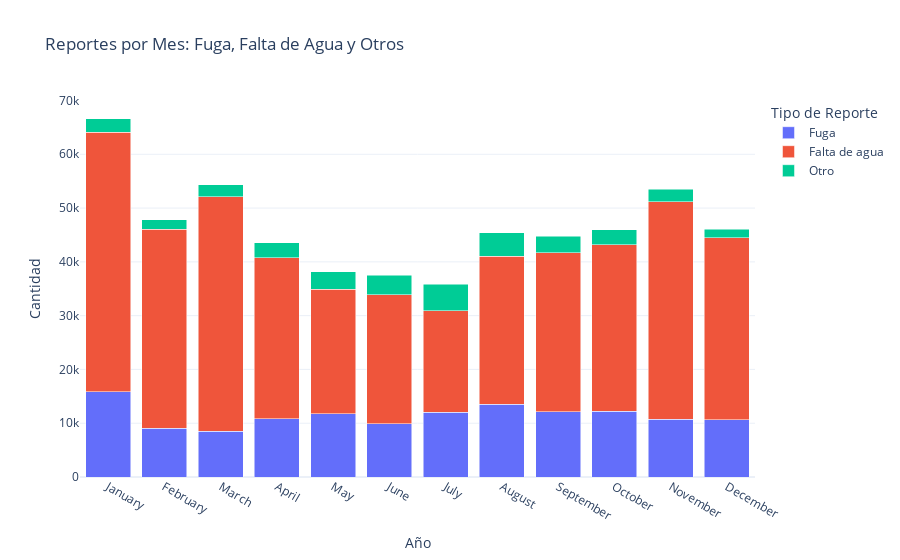

The code cell stored with this chart in its notebook:
### Code cell
# Most common reports per month name
reports_count_p_y = all_reports.groupby(by=['month', 'month_name', 'reporte']).size().reset_index(name='report_count')
pivot_mth = reports_count_p_y.pivot_table(index=['month','month_name'], columns='reporte', values='report_count')
pivot_mth

df_mth = pivot_mth.copy()
keep = ['Fuga', 'Falta de agua']
df_mth['Otro'] = df_mth.drop(keep, axis=1).sum(axis=1)
df_filtered_mth = df_mth[keep + ['Otro']]

# Melt the data to long format
df_long = df_filtered_mth.reset_index().melt(id_vars=['month', 'month_name'], var_name='Tipo de Reporte', value_name='Cantidad')

# Ensure month order
import calendar
# df_long['month_name'] = pd.Categorical(df_long['month_name'], categories=list(calendar.month_name[1:]), ordered=True)

fig = px.bar(
    df_long,
    x='month_name',
    y='Cantidad',
    color='Tipo de Reporte',
    title='Reportes por Mes: Fuga, Falta de Agua y Otros',
    barmode='stack',
    labels={'month_name': 'Año'}
)

fig.update_layout(template="plotly_white")
fig.show()

### Figure 1 — Plotly figure (JSON) as saved in the notebook; plotly's stock layout.template omitted (floating-point values rounded to 4 significant figures)
{"data": [{"alignmentgroup": "True", "hovertemplate": "Tipo de Reporte=Fuga<br>Año=%{x}<br>Cantidad=%{y}<extra></extra>", "legendgroup": "Fuga", "marker": {"color": "#636efa", "pattern": {"shape": ""}}, "name": "Fuga", "offsetgroup": "Fuga", "orientation": "v", "showlegend": true, "textposition": "auto", "type": "bar", "x": ["January", "February", "March", "April", "May", "June", "July", "August", "September", "October", "November", "December"], "xaxis": "x", "y": [15841, 9026, 8472, 10831, 11774, 9899, 12031, 13509, 12161, 12226, 10726, 10635], "yaxis": "y"}, {"alignmentgroup": "True", "hovertemplate": "Tipo de Reporte=Falta de agua<br>Año=%{x}<br>Cantidad=%{y}<extra></extra>", "legendgroup": "Falta de agua", "marker": {"color": "#EF553B", "pattern": {"shape": ""}}, "name": "Falta de agua", "offsetgroup": "Falta de agua", "orientation": "v", "showlegend": true, "textposition": "auto", "type": "bar", "x": ["January", "February", "March", "April", "May", "June", "July", "August", "September", "October", "November", "December"], "xaxis": "x", "y": [48297, 37066, 43595, 29892, 23161, 23942, 18901, 27530, 29560, 30927, 40437, 33889], "yaxis": "y"}, {"alignmentgroup": "True", "hovertemplate": "Tipo de Reporte=Otro<br>Año=%{x}<br>Cantidad=%{y}<extra></extra>", "legendgroup": "Otro", "marker": {"color": "#00cc96", "pattern": {"shape": ""}}, "name": "Otro", "offsetgroup": "Otro", "orientation": "v", "showlegend": true, "textposition": "auto", "type": "bar", "x": ["January", "February", "March", "April", "May", "June", "July", "August", "September", "October", "November", "December"], "xaxis": "x", "y": [2452, 1696, 2304, 2861, 3182, 3653, 4932, 4394, 3046, 2823, 2366, 1503], "yaxis": "y"}], "layout": {"barmode": "stack", "legend": {"title": {"text": "Tipo de Reporte"}, "tracegroupgap": 0}, "title": {"text": "Reportes por Mes: Fuga, Falta de Agua y Otros"}, "xaxis": {"anchor": "y", "domain": [0, 1], "title": {"text": "Año"}}, "yaxis": {"anchor": "x", "domain": [0, 1], "title": {"text": "Cantidad"}}}}
